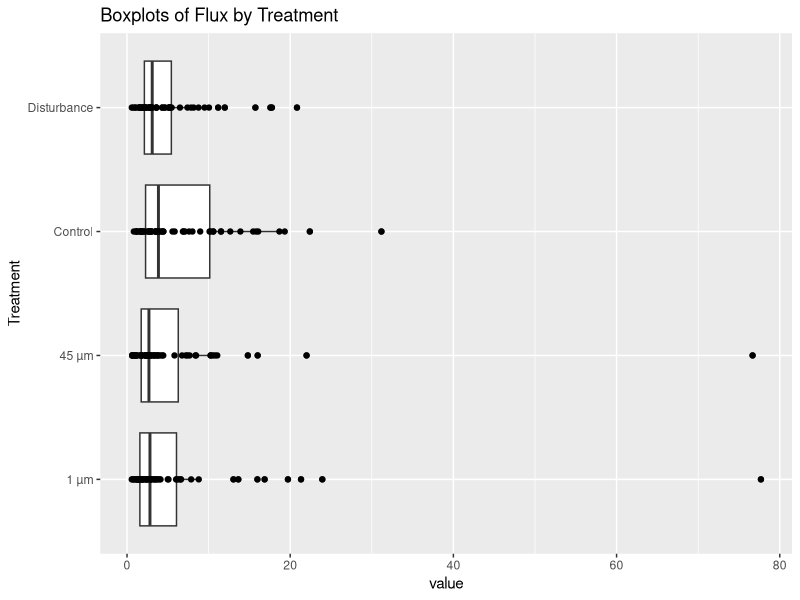
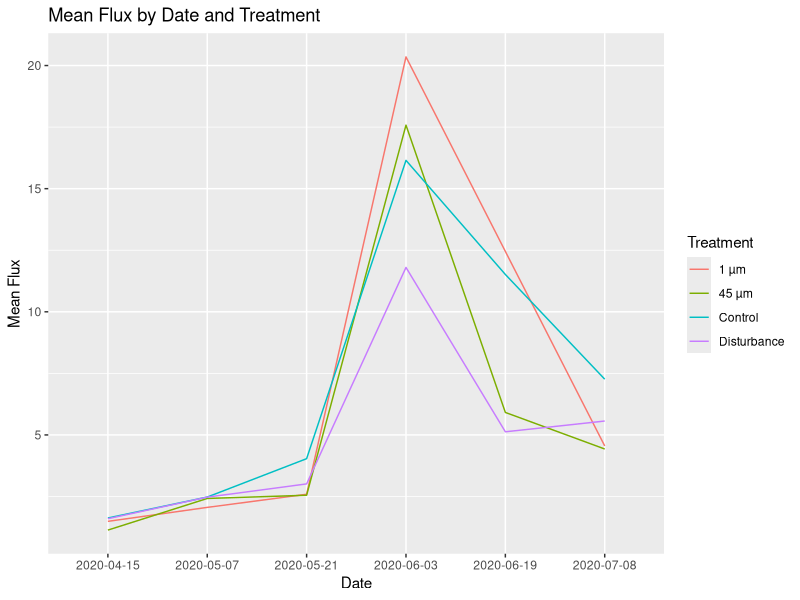

Write R code to recreate these figures, in order.
#requiredlibraries
library(tidyr)
library(dplyr)
library(ggplot2)

#read in files and rename
fluxes = readr::read_csv("fluxes.csv")
collar_map = readr::read_csv("collar_map.csv")

#reshape/cleanup data
fluxesTidy = 
  (fluxes %>% 
    gather(date, value, 2:7))
#LI8100A is empty so remove it
collarMapTidy = 
  collar_map %>% select(-LI8100A_Port, -Group, -Plot)
      
#joining metadata and column cleanup and remove "N/A"
#also pull out collars that get filtered out
  collarInfoPreFilter = 
  collarMapTidy %>% left_join(fluxesTidy, "Collar")

collarsNotIncluded = collarInfoPreFilter %>% filter(is.na(value)) %>% select(-value)

collarInfo = collarInfoPreFilter  %>%
  filter(!is.na(value))

#print dataset summary by treatment
collarInfo %>% group_by(Treatment) %>% summarize(mean(value), sd(value), n()) 
print(collarInfo)

#boxplot by treatment with dots
boxplotGraph = collarInfo %>% ggplot(aes(value, Treatment)) + geom_boxplot() + geom_jitter(height = 0) + ggtitle("Boxplots of Flux by Treatment")



#line graph of mean fluxes by treatment and date by error bars
#mean and s.d. by date/treatment (similar to printing info by treatment)
meansByBoth = collarInfo %>% group_by(date, Treatment) %>% summarize(means = mean(value))
StDevByBoth = collarInfo %>% group_by(date, Treatment) %>% summarize(stDevds = sd(value))

lineMeanBothGraph = meansByBoth %>% ggplot(aes(date, means, group = Treatment, color = Treatment)) + geom_line() + ggtitle("Mean Flux by Date and Treatment") + xlab("Date") + ylab("Mean Flux")

#print the information on collars not included (later to be included in report)
print(collarsNotIncluded)

#save graphs
